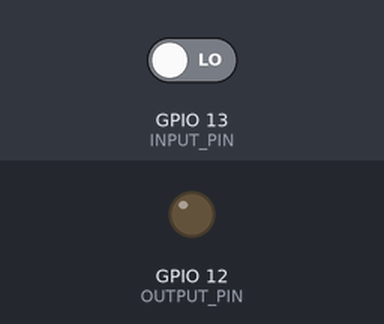
A program run on a simulated ESP32. Parts: output pins drawn as LEDs (lit = HIGH). The test bench sets the inputs (shaded band); at power-on: GPIO 13 (INPUT_PIN) LOW. What the program prints to the serial monitor is not drawn.

Above: at 0.5 s.
Timing chart, 0 to 3.0 s (numbered marks = the images above):
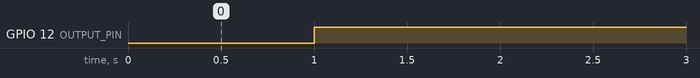

Measured:
- by itself, GPIO 12 (OUTPUT_PIN): LOW → HIGH at 1.0 s

The program:

main.cpp
```cpp
#include <Arduino.h>

#define OUTPUT_PIN  12   // Pin to send digital output
#define INPUT_PIN   13   // Pin to receive digital input

unsigned long previousOutputMillis = 0;
unsigned long previousPrintMillis = 0;
const unsigned long outputInterval = 1000; // 1 second
const unsigned long pulseDuration = 1000;   // 100 ms pulse
bool outputState = LOW;

void setup() {
  pinMode(OUTPUT_PIN, OUTPUT);
  pinMode(INPUT_PIN, INPUT);
  Serial.begin(115200);
}

void loop() {
  unsigned long currentMillis = millis();

  // Handle output pulse
  if (!outputState && (currentMillis - previousOutputMillis >= outputInterval)) {
    digitalWrite(OUTPUT_PIN, HIGH);
    outputState = HIGH;
    previousOutputMillis = currentMillis;
  }
  if (outputState && (currentMillis - previousOutputMillis >= pulseDuration)) {
    digitalWrite(OUTPUT_PIN, LOW);
    outputState = LOW;
  }

  // Print input state every 100ms
  if (currentMillis - previousPrintMillis >= 100) {
    int inputState = digitalRead(INPUT_PIN);
    Serial.print("Input pin state: ");
    Serial.println(inputState);
    previousPrintMillis = currentMillis;
  }
}
```
